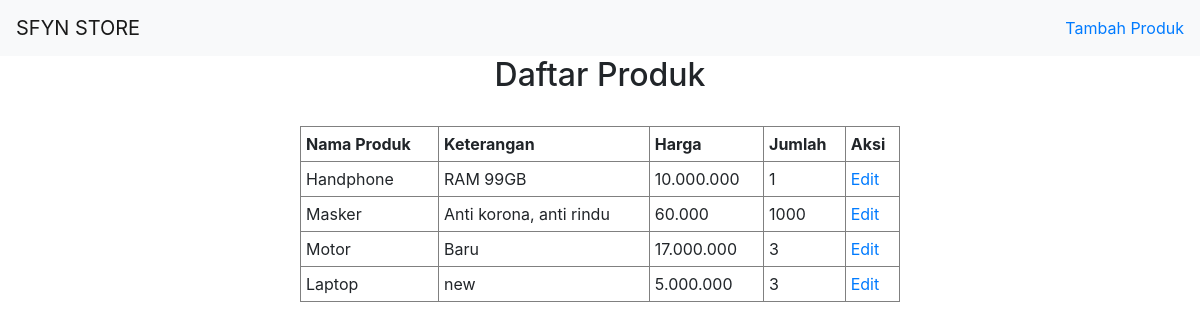
The app's page /read.php with its own data.
### tables this page shows
CREATE TABLE `produk` (
  `nama_produk` varchar(255) NOT NULL,
  `keterangan` varchar(255) NOT NULL,
  `harga` varchar(255) NOT NULL,
  `jumlah` int(11) NOT NULL
);

### read.php (the view, shortened to what this page needs)
<?php
require("db.php");
$produk = mysqli_query($connect, "SELECT * FROM produk");
?>
<!DOCTYPE html>
<html lang="en">
<head>
    <link rel="stylesheet" href="https://stackpath.bootstrapcdn.com/bootstrap/4.5.0/css/bootstrap.min.css">
</head>
<body>
<nav class="navbar navbar-light bg-light">
  <a class="navbar-brand" href="#">
    <imgclass="d-inline-block align-top" alt="" loading="lazy">
    SFYN STORE
  </a><a href="index.php">Tambah Produk</a>
</nav>
    <center>
    <h2>Daftar Produk</h2>
    <br>
    <table border="1" cellpadding="5" cellspacing="0" width="50%">
    <thead>
        <tr>
            <th>Nama Produk</th>
            <th>Keterangan</th>
            <th>Harga</th>
            <th>Jumlah</th>
            <th>Aksi</th>
</tr>
</thead>
<tbody>
    <?php while($prod = mysqli_fetch_assoc($produk)) { ?>
    <tr>
        <td> <?php echo $prod['nama_produk'] ?> </td>
        <td> <?php echo $prod['keterangan'] ?> </td>
        <td> <?php echo $prod['harga'] ?> </td>
        <td> <?php echo $prod['jumlah'] ?> </td>
        <td>
            <a href="edit.php">Edit</a>
    </td>
    </tr>
    <?php } ?>
</body>
</html>

### records on screen
produk: nama_produk "Handphone", keterangan "RAM 99GB", harga "10.000.000", jumlah "1"
produk: nama_produk "Masker", keterangan "Anti korona, anti rindu", harga "60.000", jumlah "1000"
produk: nama_produk "Motor", keterangan "Baru", harga "17.000.000", jumlah "3"
produk: nama_produk "Laptop", keterangan "new", harga "5.000.000", jumlah "3"
